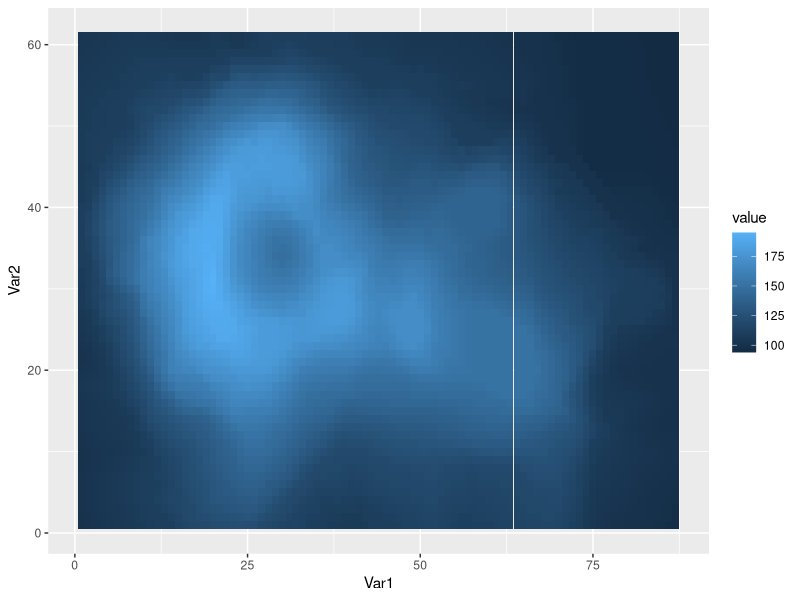
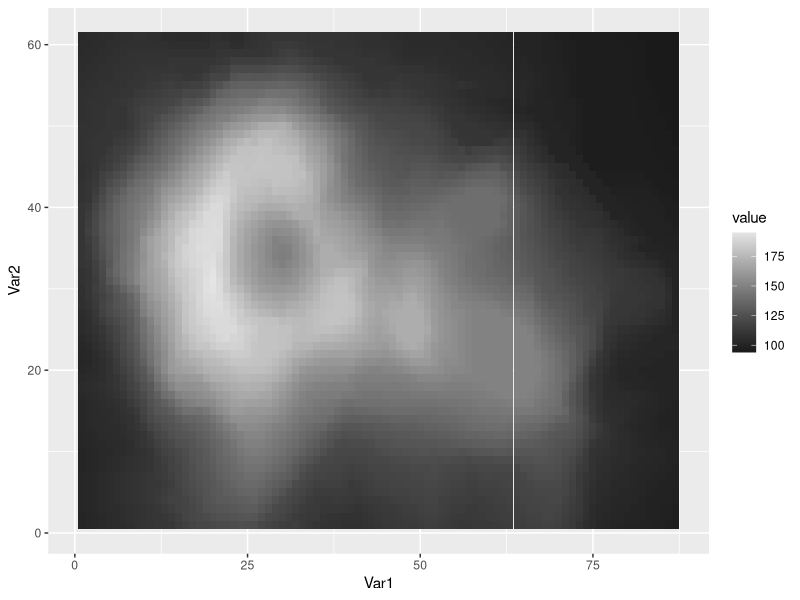
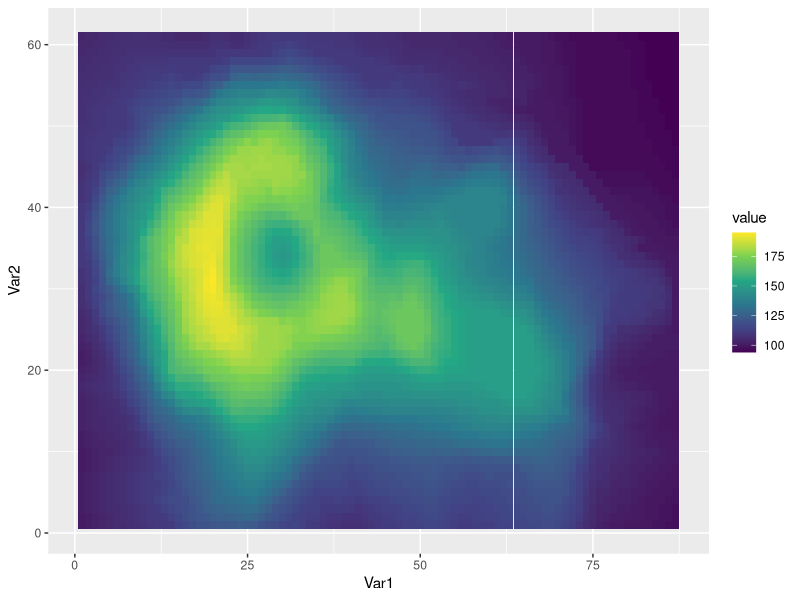
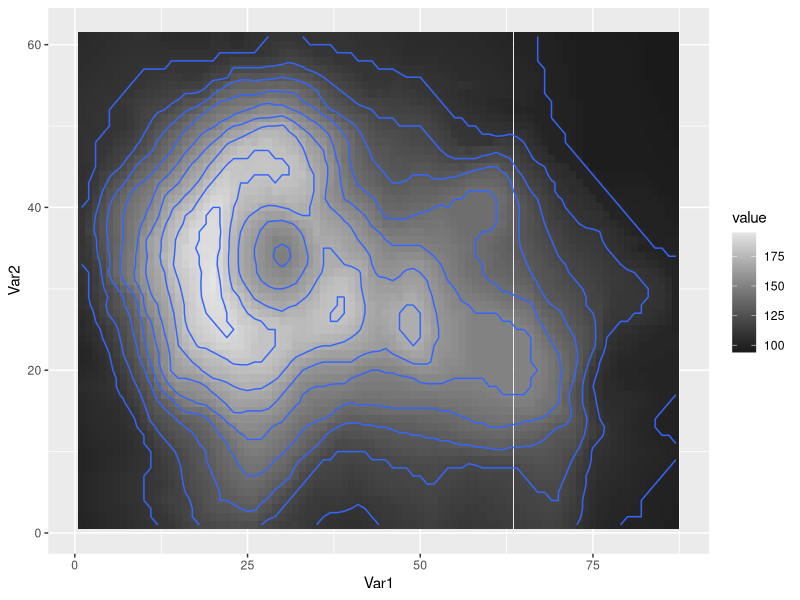
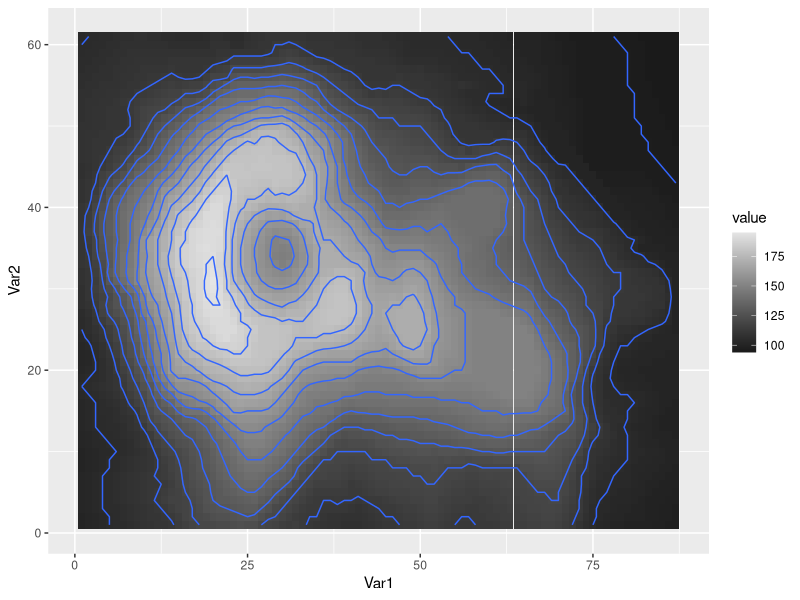

R code for these plots, in order:
library(ggplot2)
library(reshape2)
volcano2 <- melt(volcano)
ggplot(volcano2,aes(x=Var1,y=Var2,fill=value)) + geom_tile() #Shouldn't only use luminance but better than gray scale
ggplot(volcano2,aes(x=Var1,y=Var2,fill=value)) + geom_tile()+scale_fill_gradient(low="gray10",high="gray90") #BAD!! Mach banding
ggplot(volcano2,aes(x=Var1,y=Var2,fill=value)) + geom_tile()+scale_fill_viridis_c() #Uses both color and luminance

ggplot(volcano2,aes(x=Var1,y=Var2,fill=value,z=value)) + geom_tile() + geom_contour() + scale_fill_gradient(low="gray10",high="gray90")
ggplot(volcano2,aes(x=Var1,y=Var2,fill=value,z=value)) + geom_tile() + geom_contour(breaks=seq(0,200,by=8)) + scale_fill_gradient(low="gray10",high="gray90")

